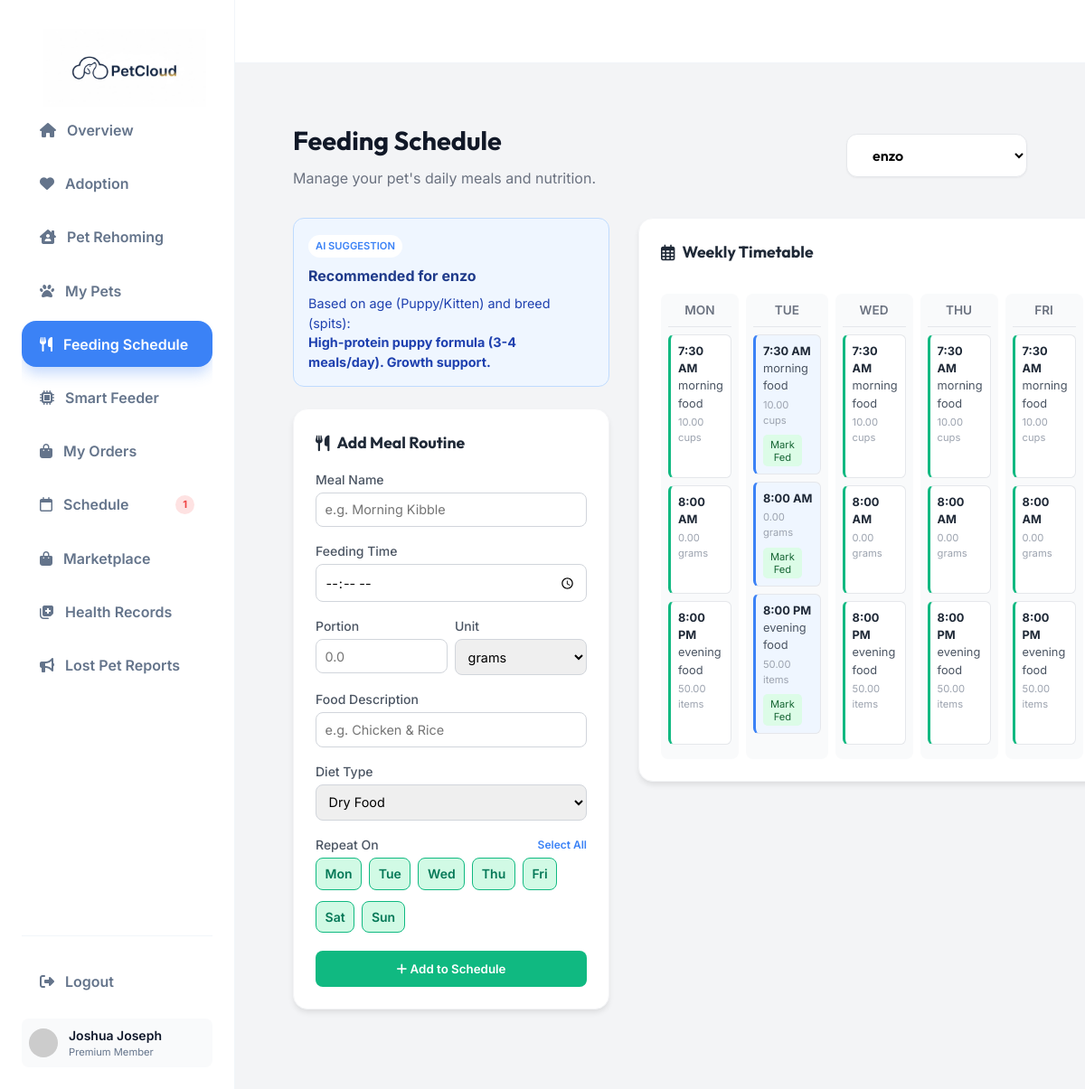
Screenshot of /feeding-manager.php (signed in) with the database file from the repository.
### tables this page shows
CREATE TABLE `user_pets` (
  `id` int(11) NOT NULL,
  `user_id` int(11) NOT NULL,
  `pet_name` varchar(100) NOT NULL,
  `pet_breed` varchar(100) DEFAULT NULL,
  `pet_age` varchar(50) DEFAULT NULL,
  `pet_type` varchar(50) DEFAULT NULL,
  `pet_image` text DEFAULT NULL,
  `created_at` timestamp NOT NULL DEFAULT current_timestamp(),
  `status` enum('Active','Lost') DEFAULT 'Active',
  `pet_gender` varchar(20) DEFAULT 'Unknown',
  `pet_weight` varchar(20) DEFAULT '0 kg',
  `pet_description` text DEFAULT NULL
);

CREATE TABLE `feeding_schedules` (
  `id` int(11) NOT NULL,
  `user_id` int(11) NOT NULL,
  `pet_id` int(11) DEFAULT NULL,
  `meal_name` varchar(100) NOT NULL,
  `food_description` varchar(255) DEFAULT NULL,
  `feeding_time` time NOT NULL,
  `days_of_week` varchar(255) DEFAULT '["Mon","Tue","Wed","Thu","Fri","Sat","Sun"]',
  `portion_size` decimal(5,2) DEFAULT 0.00,
  `portion_unit` varchar(20) DEFAULT 'grams',
  `diet_type` varchar(50) DEFAULT 'Dry Food',
  `is_active` tinyint(1) DEFAULT 1,
  `created_at` timestamp NOT NULL DEFAULT current_timestamp()
);

### feeding-manager.php (the view, shortened to what this page needs)
<?php
require_once 'db_connect.php';
$user_id = $_SESSION['user_id'];
function getAgeCategory($ageStr)
{
    $ageStr = strtolower($ageStr);
    if (strpos($ageStr, 'month') !== false) {
        return 'Puppy/Kitten';
    }
    return 'Adult';
}
function getDietSuggestion($petType, $ageCategory)
{
    $petType = strtolower($petType);
    if (strpos($petType, 'dog') !== false) {
        if ($ageCategory == 'Puppy/Kitten')
            return "High-protein puppy formula (3-4 meals/day). Growth support.";
        return "Balanced adult maintenance diet (2 meals/day).";
    } elseif (strpos($petType, 'cat') !== false) {
        if ($ageCategory == 'Puppy/Kitten')
            return "Kitten formula rich in taurine & fats.";
        return "Complete cat food (wet/dry mix recommended).";
    }
    return "Standard balanced diet for " . ucfirst($petType) . ".";
}
$petsStmt = $pdo->prepare("SELECT * FROM user_pets WHERE user_id = ?");
$petsStmt->execute([$user_id]);
$pets = $petsStmt->fetchAll(PDO::FETCH_ASSOC);
$selected_pet_id = isset($_GET['pet_id']) ? $_GET['pet_id'] : (isset($pets[0]['id']) ? $pets[0]['id'] : null);
$selected_pet = null;
if ($selected_pet_id) {
    foreach ($pets as $p) {
        if ($p['id'] == $selected_pet_id) {
            $selected_pet = $p;
            break;
        }
    }
}
$schedules = [];
if ($selected_pet_id) {
    $schedStmt = $pdo->prepare("SELECT * FROM feeding_schedules WHERE user_id = ? AND pet_id = ? ORDER BY feeding_time ASC");
    $schedStmt->execute([$user_id, $selected_pet_id]);
    $schedules = $schedStmt->fetchAll(PDO::FETCH_ASSOC);
}
$suggestion = "";
$ageCategory = "Adult";
if ($selected_pet) {
    $ageCategory = getAgeCategory($selected_pet['pet_age'] ?? '2 years');
    $suggestion = getDietSuggestion($selected_pet['pet_type'] ?? 'Dog', $ageCategory);
}
$historyStmt = $pdo->prepare("SELECT schedule_id FROM feeding_history WHERE user_id = ? AND pet_id = ? AND DATE(fed_at) = CURDATE()");
$historyStmt->execute([$user_id, $selected_pet_id]);
$fed_schedule_ids = $historyStmt->fetchAll(PDO::FETCH_COLUMN);
?>
<!DOCTYPE html>
<html lang="en">
<head>
    <link rel="stylesheet" href="https://cdnjs.cloudflare.com/ajax/libs/font-awesome/6.4.0/css/all.min.css">
    <link rel="stylesheet" href="css/styles.css">
</head>
<body class="dashboard-page">
    <div class="dashboard-container">
        <?php include 'user-sidebar.php'; ?>
        <main class="main-content">
            <header class="top-header">
            </header>
            <div class="content-wrapper">
                <div class="feeding-container">
                    <div class="page-header">
                        <div>
                            <h1
                                style="font-family: 'Outfit'; font-size: 1.8rem; color: #111827; margin-bottom: 0.5rem;">
                                Feeding Schedule</h1>
                            <p style="color: #6b7280;">Manage your pet's daily meals and nutrition.</p>
                        </div>
                        <div class="pet-selector">
                            <form method="GET" id="petForm">
                                <select name="pet_id" onchange="document.getElementById('petForm').submit()">
                                    <?php if (empty($pets)): ?>
                                        <option value="">No pets added</option>
                                    <?php else: ?>
                                        <?php foreach ($pets as $p): ?>
                                            <option value="<?php echo $p['id']; ?>" <?php echo ($selected_pet_id == $p['id']) ? 'selected' : ''; ?>>
                                                <?php echo htmlspecialchars($p['pet_name']); ?>
                                            </option>
                                        <?php endforeach; ?>
                                    <?php endif; ?>
                                </select>
                            </form>
                        </div>
                    </div>
                    <?php if ($selected_pet): ?>
                        <div class="grid-layout">
                            <div class="left-col">
                                <div class="suggestion-box">
                                    <span class="tag-badge">AI SUGGESTION</span>
                                    <h4 style="margin:0 0 0.5rem 0; color:#1e3a8a;">Recommended for
                                        <?php echo htmlspecialchars($selected_pet['pet_name']); ?>
                                    </h4>
                                    <div class="suggestion-text">
                                        Based on age (<?php echo $ageCategory; ?>) and breed
                                        (<?php echo htmlspecialchars($selected_pet['pet_breed'] ?? 'Unknown'); ?>):<br>
                                        <strong><?php echo $suggestion; ?></strong>
                                    </div>
                                </div>
                                <div class="card">
                                    <h3><i class="fa-solid fa-utensils"></i> Add Meal Routine</h3>
                                    <form method="POST" id="addMealForm" onsubmit="return validateForm()">
                                        <div class="form-group">
                                            <label>Meal Name</label>
                                            <input type="text" name="meal_name" class="form-control"
                                                placeholder="e.g. Morning Kibble" required>
                                        </div>
                                        <div class="form-group">
                                            <label>Feeding Time</label>
                                            <input type="time" name="time" class="form-control" required>
                                        </div>
                                        <div class="form-group" style="display:flex; gap:0.5rem;">
                                            <div style="flex:1;">
                                                <label>Portion</label>
                                                <input type="number" step="0.1" name="portion" class="form-control"
                                                    placeholder="0.0">
                                            </div>
                                            <div style="flex:1;">
                                                <label>Unit</label>
                                                <select name="unit" class="form-control">
                                                    <option value="grams">grams</option>
                                                </select>
                                            </div>
                                        </div>
                                        <div class="form-group">
                                            <label>Food Description</label>
                                            <input type="text" name="food_desc" class="form-control"
                                                placeholder="e.g. Chicken & Rice">
                                        </div>
                                        <div class="form-group">
                                            <label>Diet Type</label>
                                            <select name="diet_type" class="form-control">
                                                <option value="Dry Food">Dry Food</option>
                                            </select>
                                        </div>
                                        <div class="form-group">
                                            <div
                                                style="display:flex; justify-content:space-between; align-items:center; margin-bottom:0.25rem;">
                                                <label style="margin-bottom:0;">Repeat On</label>
                                                <button type="button" onclick="selectAllDays()"
                                                    style="background:none; border:none; color:#3b82f6; font-size:0.75rem; cursor:pointer; font-weight:600;">Select
                                                    All</button>
                                            </div>
                                            <div class="week-days-selector">
                                                <?php
                                                $days = ['Mon', 'Tue', 'Wed', 'Thu', 'Fri', 'Sat', 'Sun'];
                                                foreach ($days as $d): ?>
                                                    <label for="d-<?php echo $d; ?>" class="day-label"><?php echo $d; ?></label>
                                                <?php endforeach; ?>
                                            </div>
                                        </div>
                                        <button type="submit" class="btn-submit"><i class="fa-solid fa-plus"></i> Add to
                                            Schedule</button>
                                    </form>
                                </div>
                            </div>
                            <div class="right-col">
                                <div class="card" style="min-height: 600px;">
                                    <div
                                        style="display:flex; justify-content:space-between; align-items:center; margin-bottom:1rem;">
                                        <h3><i class="fa-regular fa-calendar-days"></i> Weekly Timetable</h3>
                                    </div>
                                    <div class="timetable">
                                        <?php
                                        $allDays = ['Mon', 'Tue', 'Wed', 'Thu', 'Fri', 'Sat', 'Sun'];
                                        foreach ($allDays as $day):
                                            ?>
                                            <div class="day-column">
                                                <div class="day-header"><?php echo strtoupper($day); ?></div>
                                                <?php
                                                $todayDay = date('D');
                                                $shortDay = $day;
                                                $isToday = ($shortDay == $todayDay);
                                                if (!empty($schedules)) {
                                                    foreach ($schedules as $s) {
                                                        $sDays = json_decode($s['days_of_week'] ?? '[]');
                                                        if (in_array($shortDay, $sDays)) {
                                                            $isFed = in_array($s['id'], $fed_schedule_ids);
                                                            $cardClass = $isToday ? 'meal-card today-card' : 'meal-card';
                                                            echo '<div class="' . $cardClass . '">';
                                                            echo '<span class="meal-time">' . date('g:i A', strtotime($s['feeding_time'])) . '</span>';
                                                            echo '<span class="meal-name">' . htmlspecialchars($s['meal_name']) . '</span>';
                                                            echo '<div class="meal-meta">' . htmlspecialchars($s['portion_size']) . ' ' . htmlspecialchars($s['portion_unit']) . '</div>';
                                                            echo '<div style="display:flex; justify-content:space-between; align-items:center; margin-top:0.5rem;">';
                                                            if ($isToday) {
                                                                if ($isFed) {
                                                                    echo '<span style="font-size:0.7rem; color:#166534; font-weight:700;"><i class="fa-solid fa-check"></i> Fed</span>';
                                                                } else {
                                                                    echo '<form method="POST" style="display:inline;">';
                                                                    echo '<button type="submit" style="background:#dcfce7; border:none; color:#166534; font-size:0.7rem; padding:0.2rem 0.5rem; border-radius:0.3rem; cursor:pointer;">Mark Fed</button>';
                                                                    echo '</form>';
                                                                }
                                                            }
                                                            echo '<form method="POST" style="display:inline;" onsubmit="return confirm(\'Delete this routine?\');">';
                                                            echo '</form>';
                                                            echo '</div>';
                                                            echo '</div>';
                                                        }
                                                    }
                                                }
                                                ?>
                                            </div>
                                        <?php endforeach; ?>
                                    </div>
                                </div>
                            </div>
                        </div>
                    <?php endif; ?>
                </div>
            </div>
        </main>
    </div>
</body>
</html>

### rows the page displays
user_pets: pet_name "enzo", pet_age "Puppy/Kitten", pet_breed "spits", suggestion "High-protein puppy formula (3-4 meals/day). Growth support."
feeding_schedules: feeding_time "7:30 AM", meal_name "morning food", portion_size "10.00", portion_unit "cups"
feeding_schedules: feeding_time "8:00 AM", portion_size "0.00", portion_unit "grams"
feeding_schedules: feeding_time "8:00 PM", meal_name "evening food", portion_size "50.00", portion_unit "items"

### other values shown
$upcomingCount "1"
$user_name "Joshua Joseph"
$d "Mon"
$d "Tue"
$d "Wed"
$d "Thu"
$d "Fri"
$d "Sat"
$d "Sun"
$day "MON"
$day "TUE"
$day "WED"
$day "THU"
$day "FRI"
form field pet_id "enzo"
